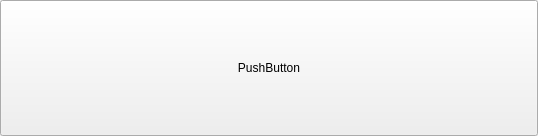
<?xml version="1.0" encoding="UTF-8"?>
<ui version="4.0">
 <class>SmartshelfWidget</class>
 <widget class="QWidget" name="SmartshelfWidget">
  <property name="geometry">
   <rect>
    <x>0</x>
    <y>0</y>
    <width>538</width>
    <height>136</height>
   </rect>
  </property>
  <property name="windowTitle">
   <string>Form</string>
  </property>
  <layout class="QHBoxLayout" name="horizontalLayout">
   <property name="spacing">
    <number>0</number>
   </property>
   <property name="leftMargin">
    <number>0</number>
   </property>
   <property name="topMargin">
    <number>0</number>
   </property>
   <property name="rightMargin">
    <number>0</number>
   </property>
   <property name="bottomMargin">
    <number>0</number>
   </property>
   <item>
    <widget class="QPushButton" name="pushButton">
     <property name="sizePolicy">
      <sizepolicy hsizetype="Minimum" vsizetype="Minimum">
       <horstretch>0</horstretch>
       <verstretch>0</verstretch>
      </sizepolicy>
     </property>
     <property name="text">
      <string>PushButton</string>
     </property>
    </widget>
   </item>
  </layout>
 </widget>
 <resources/>
 <connections/>
</ui>
